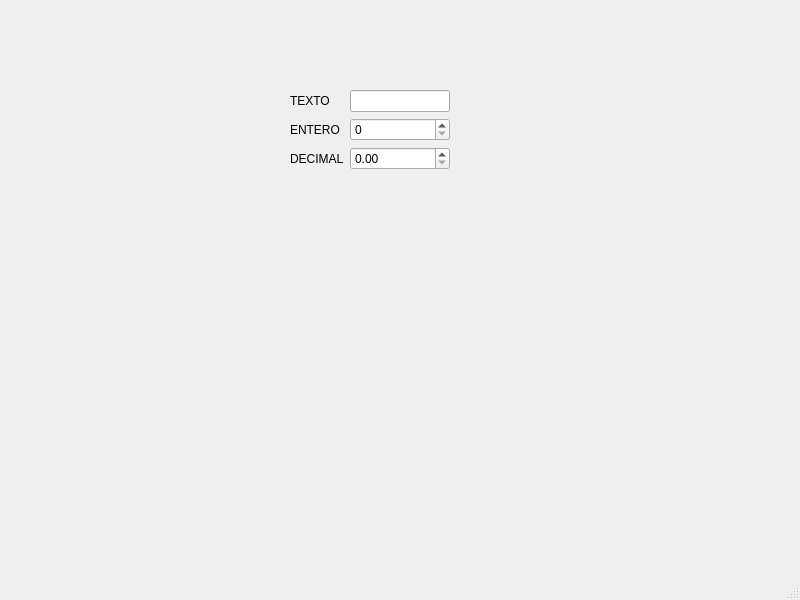
<?xml version="1.0" encoding="UTF-8"?>
<ui version="4.0">
 <class>MainWindow</class>
 <widget class="QMainWindow" name="MainWindow">
  <property name="geometry">
   <rect>
    <x>0</x>
    <y>0</y>
    <width>800</width>
    <height>600</height>
   </rect>
  </property>
  <property name="windowTitle">
   <string>MainWindow</string>
  </property>
  <widget class="QWidget" name="centralwidget">
   <widget class="QWidget" name="formLayoutWidget">
    <property name="geometry">
     <rect>
      <x>290</x>
      <y>90</y>
      <width>160</width>
      <height>81</height>
     </rect>
    </property>
    <layout class="QFormLayout" name="formLayout">
     <item row="0" column="1">
      <widget class="QLineEdit" name="lineEdit"/>
     </item>
     <item row="1" column="1">
      <widget class="QSpinBox" name="spinBox"/>
     </item>
     <item row="2" column="1">
      <widget class="QDoubleSpinBox" name="doubleSpinBox"/>
     </item>
     <item row="0" column="0">
      <widget class="QLabel" name="label_Texto">
       <property name="text">
        <string>TEXTO</string>
       </property>
      </widget>
     </item>
     <item row="1" column="0">
      <widget class="QLabel" name="label_Entero">
       <property name="text">
        <string>ENTERO</string>
       </property>
      </widget>
     </item>
     <item row="2" column="0">
      <widget class="QLabel" name="label_Decimal">
       <property name="text">
        <string>DECIMAL</string>
       </property>
      </widget>
     </item>
    </layout>
   </widget>
  </widget>
  <widget class="QMenuBar" name="menubar">
   <property name="geometry">
    <rect>
     <x>0</x>
     <y>0</y>
     <width>800</width>
     <height>33</height>
    </rect>
   </property>
  </widget>
  <widget class="QStatusBar" name="statusbar"/>
 </widget>
 <resources/>
 <connections/>
</ui>
